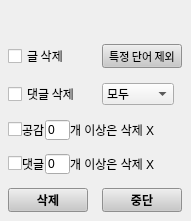
<?xml version="1.0" encoding="UTF-8"?>
<ui version="4.0">
 <class>deleteWidget</class>
 <widget class="QWidget" name="deleteWidget">
  <property name="geometry">
   <rect>
    <x>0</x>
    <y>0</y>
    <width>191</width>
    <height>221</height>
   </rect>
  </property>
  <property name="windowTitle">
   <string>Form</string>
  </property>
  <widget class="QWidget" name="gridLayoutWidget">
   <property name="geometry">
    <rect>
     <x>0</x>
     <y>10</y>
     <width>191</width>
     <height>202</height>
    </rect>
   </property>
   <layout class="QGridLayout" name="optionLayout">
    <property name="topMargin">
     <number>0</number>
    </property>
    <property name="bottomMargin">
     <number>0</number>
    </property>
    <property name="horizontalSpacing">
     <number>6</number>
    </property>
    <property name="verticalSpacing">
     <number>14</number>
    </property>
    <item row="4" column="0" colspan="2">
     <layout class="QHBoxLayout" name="mincommentLayout">
      <property name="leftMargin">
       <number>0</number>
      </property>
      <property name="rightMargin">
       <number>0</number>
      </property>
      <item>
       <widget class="QCheckBox" name="mincommentCheckBox">
        <property name="sizePolicy">
         <sizepolicy hsizetype="Fixed" vsizetype="Fixed">
          <horstretch>0</horstretch>
          <verstretch>0</verstretch>
         </sizepolicy>
        </property>
        <property name="text">
         <string/>
        </property>
       </widget>
      </item>
      <item>
       <widget class="QLabel" name="label_3">
        <property name="sizePolicy">
         <sizepolicy hsizetype="Fixed" vsizetype="Preferred">
          <horstretch>0</horstretch>
          <verstretch>0</verstretch>
         </sizepolicy>
        </property>
        <property name="text">
         <string>댓글</string>
        </property>
       </widget>
      </item>
      <item>
       <widget class="QLineEdit" name="mincommentLineEdit">
        <property name="sizePolicy">
         <sizepolicy hsizetype="Fixed" vsizetype="Fixed">
          <horstretch>0</horstretch>
          <verstretch>0</verstretch>
         </sizepolicy>
        </property>
        <property name="minimumSize">
         <size>
          <width>25</width>
          <height>20</height>
         </size>
        </property>
        <property name="maximumSize">
         <size>
          <width>1</width>
          <height>20</height>
         </size>
        </property>
        <property name="text">
         <string>0</string>
        </property>
        <property name="maxLength">
         <number>3</number>
        </property>
       </widget>
      </item>
      <item>
       <widget class="QLabel" name="label_4">
        <property name="text">
         <string>개 이상은 삭제 X</string>
        </property>
       </widget>
      </item>
     </layout>
    </item>
    <item row="2" column="0">
     <widget class="QCheckBox" name="commentCheckBox">
      <property name="font">
       <font>
        <family>굴림</family>
       </font>
      </property>
      <property name="text">
       <string>댓글 삭제</string>
      </property>
     </widget>
    </item>
    <item row="3" column="0" colspan="2">
     <layout class="QHBoxLayout" name="minlikeLayout">
      <property name="leftMargin">
       <number>0</number>
      </property>
      <property name="rightMargin">
       <number>0</number>
      </property>
      <item>
       <widget class="QCheckBox" name="minlikeCheckBox">
        <property name="sizePolicy">
         <sizepolicy hsizetype="Fixed" vsizetype="Fixed">
          <horstretch>0</horstretch>
          <verstretch>0</verstretch>
         </sizepolicy>
        </property>
        <property name="text">
         <string/>
        </property>
       </widget>
      </item>
      <item>
       <widget class="QLabel" name="label">
        <property name="sizePolicy">
         <sizepolicy hsizetype="Fixed" vsizetype="Preferred">
          <horstretch>0</horstretch>
          <verstretch>0</verstretch>
         </sizepolicy>
        </property>
        <property name="text">
         <string>공감</string>
        </property>
       </widget>
      </item>
      <item>
       <widget class="QLineEdit" name="minlikeLineEdit">
        <property name="sizePolicy">
         <sizepolicy hsizetype="Fixed" vsizetype="Fixed">
          <horstretch>0</horstretch>
          <verstretch>0</verstretch>
         </sizepolicy>
        </property>
        <property name="minimumSize">
         <size>
          <width>25</width>
          <height>20</height>
         </size>
        </property>
        <property name="maximumSize">
         <size>
          <width>1</width>
          <height>20</height>
         </size>
        </property>
        <property name="text">
         <string>0</string>
        </property>
        <property name="maxLength">
         <number>3</number>
        </property>
       </widget>
      </item>
      <item>
       <widget class="QLabel" name="label_2">
        <property name="text">
         <string>개 이상은 삭제 X</string>
        </property>
       </widget>
      </item>
     </layout>
    </item>
    <item row="1" column="1">
     <widget class="QPushButton" name="exclusionWordButton">
      <property name="font">
       <font>
        <family>맑은 고딕</family>
        <pointsize>8</pointsize>
        <weight>50</weight>
        <bold>false</bold>
       </font>
      </property>
      <property name="styleSheet">
       <string notr="true">background-color: rgb(200, 200, 200)</string>
      </property>
      <property name="text">
       <string>특정 단어 제외</string>
      </property>
      <property name="flat">
       <bool>false</bool>
      </property>
     </widget>
    </item>
    <item row="2" column="1">
     <widget class="QComboBox" name="dateComboBox">
      <property name="sizePolicy">
       <sizepolicy hsizetype="Fixed" vsizetype="Fixed">
        <horstretch>0</horstretch>
        <verstretch>0</verstretch>
       </sizepolicy>
      </property>
      <property name="currentText">
       <string>모두</string>
      </property>
      <item>
       <property name="text">
        <string>모두</string>
       </property>
      </item>
      <item>
       <property name="text">
        <string>1일 내</string>
       </property>
      </item>
      <item>
       <property name="text">
        <string>1주일 내</string>
       </property>
      </item>
      <item>
       <property name="text">
        <string>1달 내</string>
       </property>
      </item>
      <item>
       <property name="text">
        <string>1년 내</string>
       </property>
      </item>
     </widget>
    </item>
    <item row="1" column="0">
     <widget class="QCheckBox" name="articleCheckBox">
      <property name="sizePolicy">
       <sizepolicy hsizetype="Fixed" vsizetype="Fixed">
        <horstretch>0</horstretch>
        <verstretch>0</verstretch>
       </sizepolicy>
      </property>
      <property name="font">
       <font>
        <family>굴림</family>
       </font>
      </property>
      <property name="text">
       <string>글 삭제</string>
      </property>
     </widget>
    </item>
    <item row="0" column="0" colspan="2">
     <widget class="QLabel" name="writeLabel">
      <property name="font">
       <font>
        <family>맑은 고딕</family>
        <pointsize>11</pointsize>
        <weight>75</weight>
        <bold>true</bold>
       </font>
      </property>
      <property name="text">
       <string/>
      </property>
      <property name="alignment">
       <set>Qt::AlignCenter</set>
      </property>
     </widget>
    </item>
    <item row="5" column="0">
     <widget class="QPushButton" name="deletion">
      <property name="font">
       <font>
        <family>맑은 고딕</family>
        <weight>75</weight>
        <bold>true</bold>
       </font>
      </property>
      <property name="styleSheet">
       <string notr="true">background-color: rgb(200, 200, 200)</string>
      </property>
      <property name="text">
       <string>삭제</string>
      </property>
      <property name="flat">
       <bool>false</bool>
      </property>
     </widget>
    </item>
    <item row="5" column="1">
     <widget class="QPushButton" name="cancel">
      <property name="font">
       <font>
        <family>맑은 고딕</family>
        <weight>75</weight>
        <bold>true</bold>
       </font>
      </property>
      <property name="styleSheet">
       <string notr="true">background-color: rgb(200, 200, 200)</string>
      </property>
      <property name="text">
       <string>중단</string>
      </property>
      <property name="flat">
       <bool>false</bool>
      </property>
     </widget>
    </item>
   </layout>
  </widget>
 </widget>
 <resources/>
 <connections/>
</ui>
